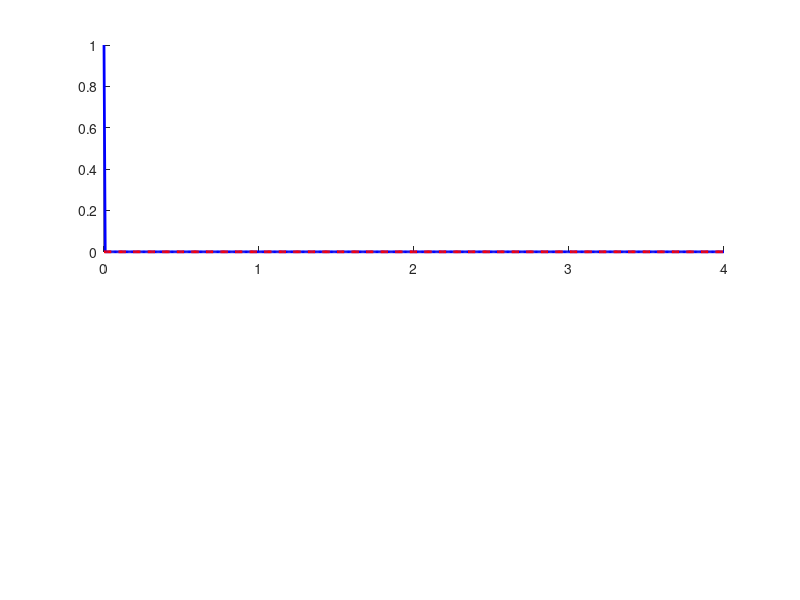

Recreate this plot in MATLAB. (Note: this script raises an error after producing the figure.)
% -----------------------------------------------------------------
% MODELADO TEÓRICO CON TIEMPO DINÁMICO DE PROPAGACIÓN Y REFLEXIÓN
% -----------------------------------------------------------------

% 1. Parámetros teóricos de la onda
w0 = 1;                   % Frecuencia angular w0 = 1 rad/s
f0 = w0 / (2 * pi);       % Frecuencia f0 = 1/(2*pi) Hz
T0 = 1 / f0;              % Periodo temporal T0 = 2*pi s

R0 = 2;                   % Frecuencia espacial (ciclos/m)
lambda0 = 1 / R0;         % Longitud de onda lambda0 = 0.5 m
k0 = 2 * pi * R0;         % Número de onda k0 = 4*pi rad/m

v = w0 / k0;              % Velocidad de fase v = 1/(4*pi) m/s (~0.0796 m/s)
phi0 = 0;                 % Desfase inicial

% 2. Parámetros del Pulso y Obstáculo
tau = 1.0;                % Ancho de la ventana pulso h(t)
x_wall = 2.5;             % Posición de la pared sólida

% 3. Discretización de ejes (Tiempo calculado dinámicamente)
M_space = 512;            % Número de muestras espaciales M_space
C_space = 4;              % Rango total del eje espacial
X_axis = linspace(0, C_space, M_space);

% TIEMPO CORREGIDO: Tiempo necesario para que la onda vaya a x_wall y regrese
C_tiempo = (2 * x_wall + tau) / v; % C_tiempo se calcula en segundos
M_tiempo = 300;                    % Cantidad de muestras temporales
T_axis = linspace(0, C_tiempo, M_tiempo);

figure('Position', [100, 100, 850, 650]);

for n = 1:length(T_axis)
    t = T_axis(n);

    % --- 1. ENVOLVENTE EMITIDA h_emit(x,t) ---
    x_front_emit = v * t;
    x_back_emit  = x_front_emit - tau;
    h_emit = (X_axis >= x_back_emit) & (X_axis <= x_front_emit) & (X_axis <= x_wall);

    % --- 2. ENVOLVENTE REFLEJADA h_refl(x,t) ---
    % Comienza a salir de x_wall hacia la izquierda a partir del impacto
    x_front_refl = 2 * x_wall - v * t;
    x_back_refl  = x_front_refl + tau;
    h_refl = (X_axis >= x_front_refl) & (X_axis <= x_back_refl) & (X_axis <= x_wall) & (X_axis >= 0);

    % --- 3. PORTADORAS Y MODULACIÓN DE SEÑAL ---
    carrier_emit = cos(w0 * t - k0 * X_axis + phi0);

    % Inversión -1*h(t) en la amplitud por choque en extremo fijo
    carrier_refl = -1 * cos(w0 * t + k0 * X_axis - 2 * k0 * x_wall + phi0);

    Y_emit = h_emit .* carrier_emit;
    Y_refl = h_refl .* carrier_refl;

    % --- PANEL 1: VENTANA PULSO h(x,t) ---
    subplot(2, 1, 1);
    cla; hold on;
    plot(X_axis, h_emit, 'b-', 'LineWidth', 2);
    plot(X_axis, h_refl, 'r--', 'LineWidth', 2);
    xline(x_wall, 'k:', 'LineWidth', 1.5);
    hold off;

    xlim([0 C_space]); ylim([-0.2 1.3]); grid on;
    title(['Ventana Pulso h(x,t) | M\_space = ', num2str(M_space)]);
    ylabel('Envolvente h(t)');
    legend('Pulso Emitido', 'Eco Reflejado', 'Obstáculo');

    % --- PANEL 2: ONDA DISCRETIZADA Y REFLEJADA ---
    subplot(2, 1, 2);
    cla; hold on;
    plot(X_axis, Y_emit, 'b-', 'LineWidth', 1.8);
    plot(X_axis, Y_refl, 'r--', 'LineWidth', 1.8);
    xline(x_wall, 'k:', 'LineWidth', 1.5);
    hold off;

    xlim([0 C_space]); ylim([-1.4 1.4]); grid on;
    title(['Onda Modulada | t = ', num2str(t, '%.2f'), ' s de ', num2str(C_tiempo, '%.1f'), ' s']);
    xlabel('Espacio (X\_axis)');
    ylabel('Amplitud Modulada');
    legend('Portadora Emitida', 'Eco Reflejado (-1 \cdot h(t))');

    drawnow;
end
